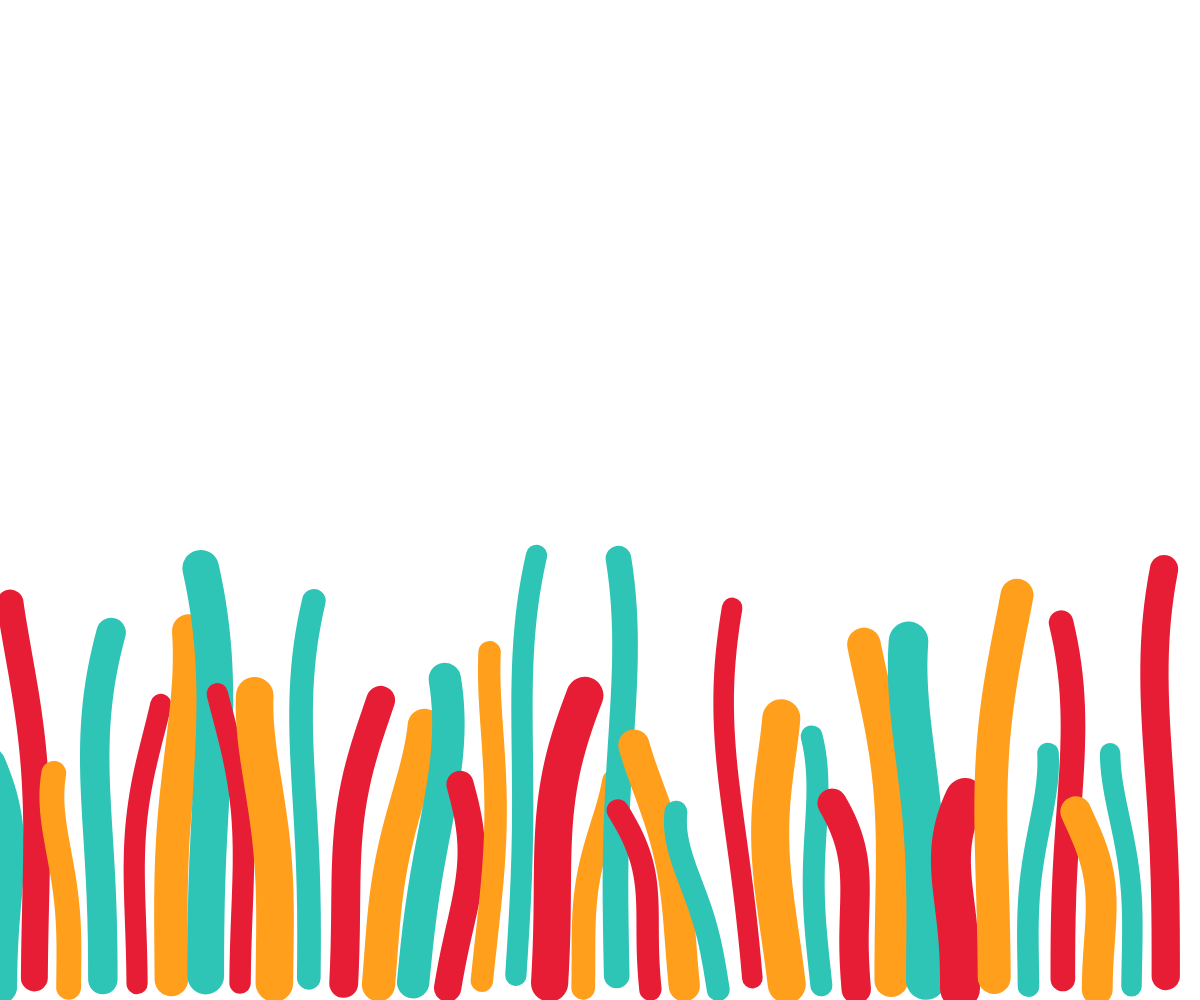
Frame 1 (no input)
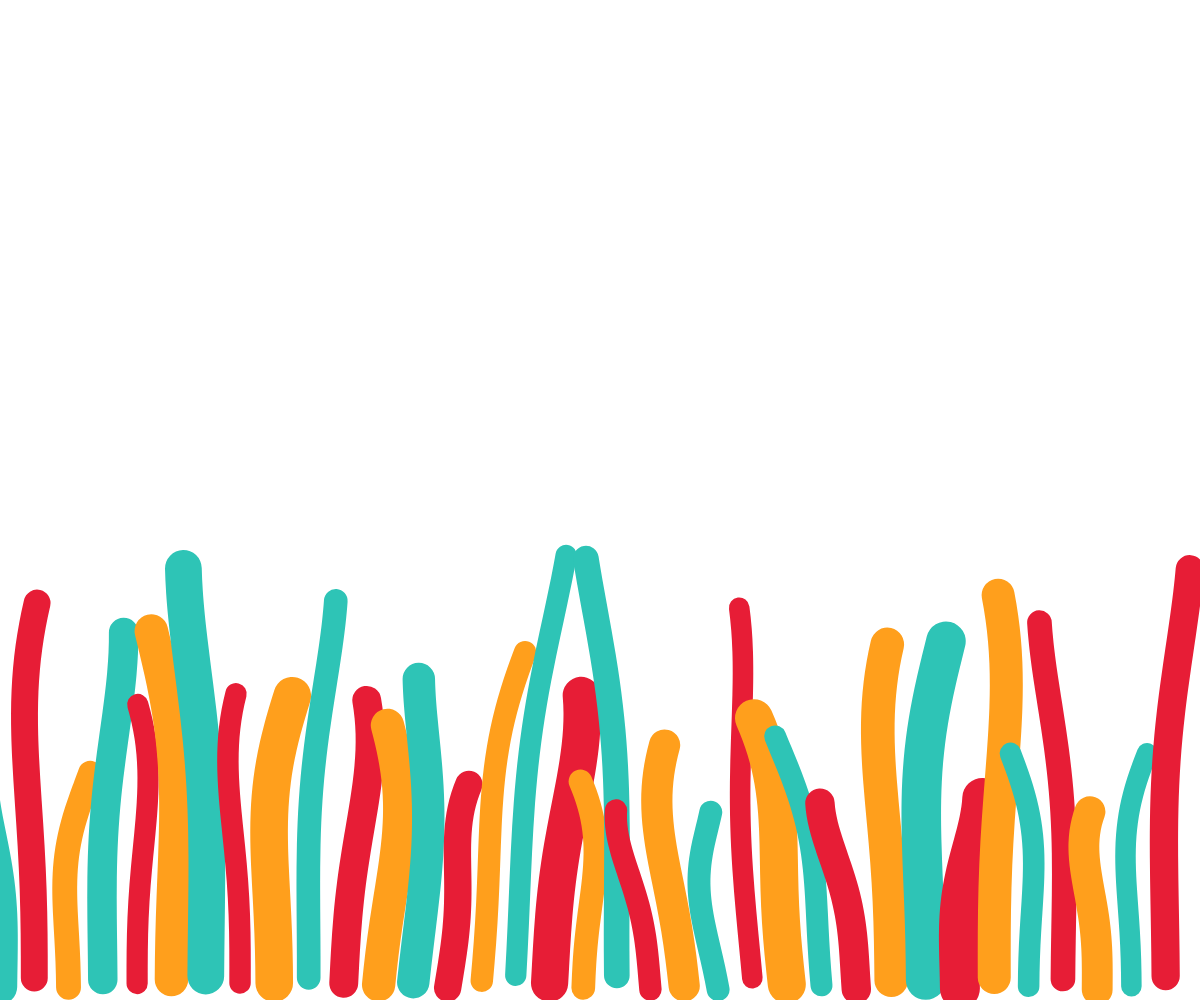
Frame 60 (no input)
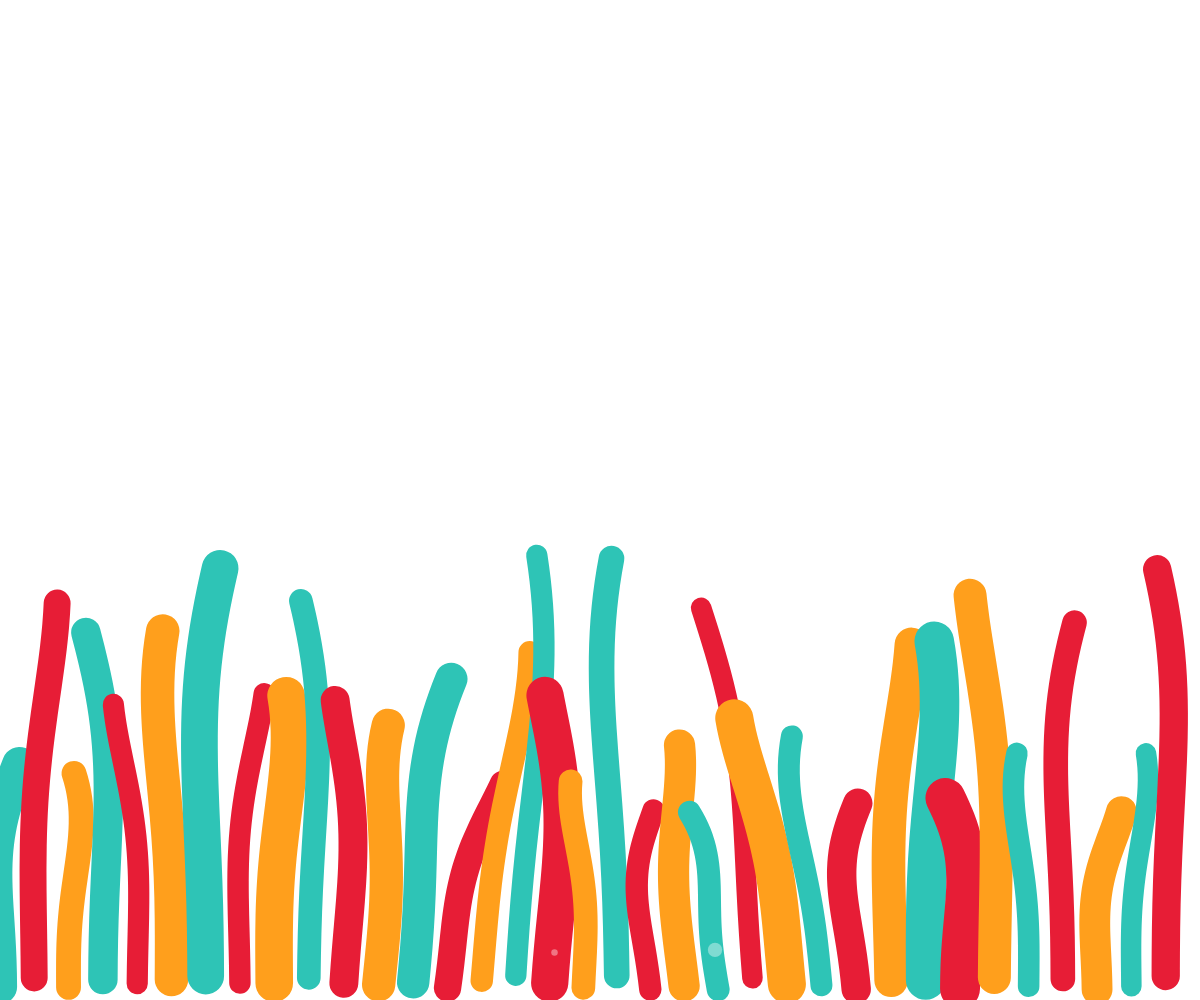
Frame 120 (the mouse pressed at the canvas centre since frame 60)

The p5.js sketch that drew these frames (run headless with seeded random() and noise() and a simulated clock; from frame 60 on, the mouse is pressed at the canvas centre):

// p5.js sketch
// ── sketch.js
let colors = ["#2ec4b6", "#e71d36", "#ff9f1c"];
let anemoneData = [];
let bubbles = [];

// 滑鼠座標初始化
let mx = 0;
let my = 0;

function setup() {
    createCanvas(windowWidth, windowHeight);
    
    mx = width / 2;
    my = height / 2;

    generateAnemoneData();

    // 連結 HTML 中的透明層
    const overlay = document.getElementById('mouseOverlay');
    if (overlay) {
        overlay.addEventListener('mousemove', (e) => {
            mx = e.clientX;
            my = e.clientY;
        });
    }
}

function generateAnemoneData() {
    anemoneData = [];
    const baseSpacing = 35;
    const count = Math.floor(width / baseSpacing) + 1;
    
    for (let i = 0; i < count; i++) {
        let ratio = i / count;
        anemoneData.push({
            ratio: ratio,
            id: i,
            color: colors[i % colors.length],
            strokeWeight: random(20, 40),
            height: random(height * 0.2, height * 0.5),
            amplitude: random(50, 150)
        });
    }
}

function updateBubbles() {
    if (random() < 0.05) {
        bubbles.push({
            x: random(width),
            y: height + 20,
            r: random(5, 15),
            speed: random(1, 3)
        });
    }

    for (let i = bubbles.length - 1; i >= 0; i--) {
        let b = bubbles[i];
        b.y -= b.speed;
        fill(255, 100);
        noStroke();
        circle(b.x, b.y, b.r);
        if (b.y < -20) bubbles.splice(i, 1);
    }
}

function drawAnemone(data) {  
    let baseX = data.ratio * width;
    stroke(data.color);
    strokeWeight(data.strokeWeight);
    noFill();

    beginShape();
    for(let i = 0; i < 20; i++){
        let p = i / 20;
        let wave = sin(frameCount * 0.03 + i * 0.2 + data.id) * 30;
        let topSwing = wave * pow(p, 2);

        // 滑鼠互動：靠近時海草會向兩邊避開或跟隨
        let distToMouse = abs(mx - baseX);
        let influence = map(distToMouse, 0, 300, 1, 0, true);
        let mouseForce = (mx - baseX) * 0.5;

        let x = baseX + topSwing + (mouseForce * influence * p);
        let y = height - (p * data.height);
        curveVertex(x, y);
    }
    endShape();
}

function draw() {
    clear(); // ⭐ 關鍵：清除背景變成透明，才能看到後面的網站

    for (let i = 0; i < anemoneData.length; i++) {
        drawAnemone(anemoneData[i]);
    }

    updateBubbles();
}

function windowResized() {
    resizeCanvas(windowWidth, windowHeight);
    generateAnemoneData();
}
// ── style.css
html, body {
  margin: 0;
  padding: 0;
  width: 100%;
  height: 100%;
  overflow: hidden;
  background-color: #000;
}

/* 畫布層：放在中間 */
canvas {
  display: block;
  position: fixed;
  top: 0;
  left: 0;
  z-index: 1;
  pointer-events: none; /* 讓滑鼠點擊穿透畫布 */
}

/* 網站層：放在最底 */
#bgIframe {
  position: absolute;
  top: 0;
  left: 0;
  width: 100%;
  height: 100%;
  border: none;
  z-index: 0;
}

/* 互動層：放在最頂，負責抓滑鼠座標 */
#mouseOverlay {
  position: fixed;
  top: 0;
  left: 0;
  width: 100%;
  height: 100%;
  z-index: 2;
  cursor: default;
  background: transparent;
}
